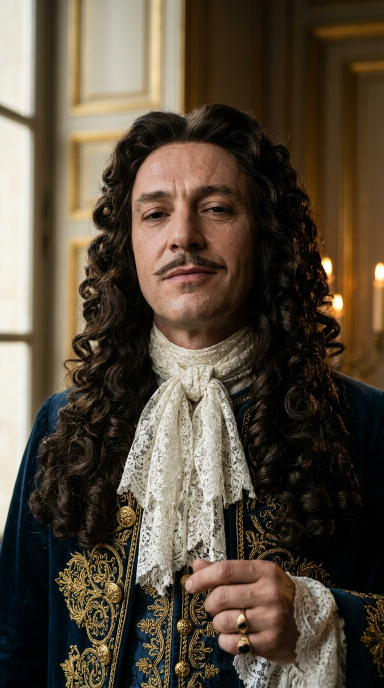
#> input picture map_shorts/history_channel/louis_card/A_face.jpg, 768 x 1376 px (shown at 1/2 size)
$ python make_card.py
#> lines starting #> are read from the running program, lines starting #| are printed output that depends on the picture
"""Character card for Louis XIV (history POV channel, brand DRAFT): our own layout, cream parchment + gold, serif display, AI mark.
Images: A_face, B_mirror, C_full_v2, D_bed (Nano Banana 2.1, 28.10.2026). Output louis_xiv_character_card.png (2400x2350)."""
from PIL import Image, ImageDraw, ImageFont

BG, INK, GOLD, BURG = (243, 234, 211), (40, 28, 22), (176, 133, 38), (110, 28, 40)
SB = "/usr/share/fonts/truetype/dejavu/DejaVuSerif-Bold.ttf"
SR = "/usr/share/fonts/truetype/liberation/LiberationSerif-Regular.ttf"
SI = "/usr/share/fonts/truetype/liberation/LiberationSerif-Italic.ttf"
SBO = "/usr/share/fonts/truetype/liberation/LiberationSerif-Bold.ttf"
F = lambda p, s: ImageFont.truetype(p, s)
W, H = 2400, 2350
im = Image.new("RGB", (W, H), BG)
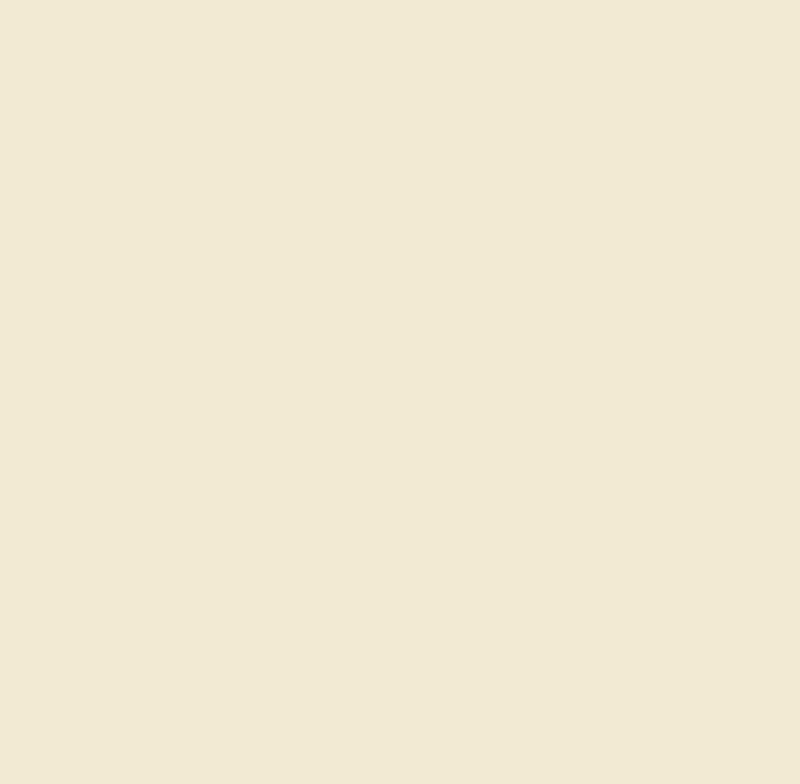
#> im: PIL image 2400x2350 RGB (shown at 1/3 size); mean R, G, B 243, 234, 211
d = ImageDraw.Draw(im)
d.rectangle([20, 20, W - 21, H - 21], outline=GOLD, width=6)
d.rectangle([36, 36, W - 37, H - 37], outline=GOLD, width=2)
d.text((90, 70), "LOUIS XIV  ·  THE SUN KING", font=F(SB, 72), fill=BURG)
d.text((92, 168), "Character card  ·  series “A Morning with Louis XIV”  ·  Versailles, c. 1685", font=F(SI, 38), fill=INK)
# AI mark
mk = "AI-GENERATED CHARACTER"; mf = F(SBO, 36); mw = int(d.textlength(mk, font=mf))
#> after `mw = int(d.textlength(mk, font=mf))`: mw = 518
d.rounded_rectangle([W - 90 - mw - 50, 78, W - 90, 148], radius=12, fill=INK)
d.text((W - 90 - mw - 25, 92), mk, font=mf, fill=BG)
# images
files = [("A_face.jpg", "FACE"), ("B_mirror.jpg", "THE MIRROR"), ("C_full_v2.jpg", "FULL · RED HEELS"), ("D_bed.jpg", "THE MORNING")]
th, gap = 880, 40
tw = int(768 * th / 1376)
x0, y0 = (W - (4 * tw + 3 * gap)) // 2, 250
for i, (f, lab) in enumerate(files):
    t = Image.open(f).convert("RGB").resize((tw, th), Image.LANCZOS)
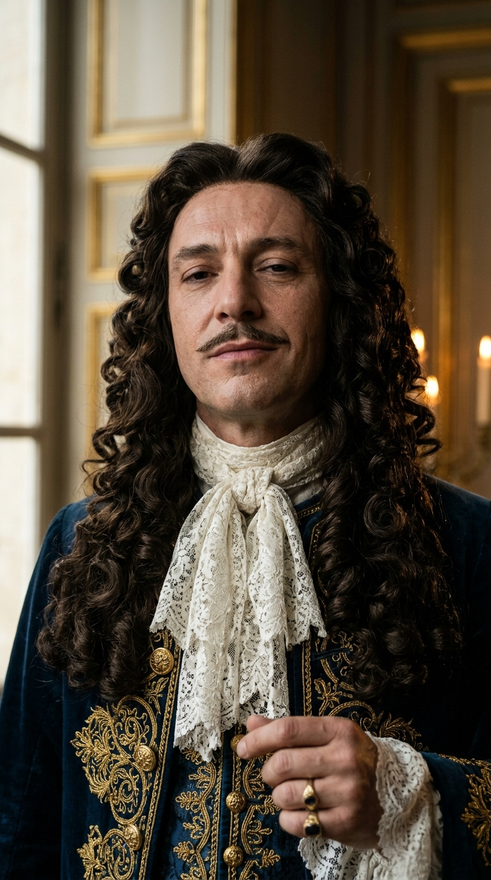
#> t: PIL image 491x880 RGB; mean R, G, B 87.1, 75.3, 60.5
    x = x0 + i * (tw + gap)
    im.paste(t, (x, y0))
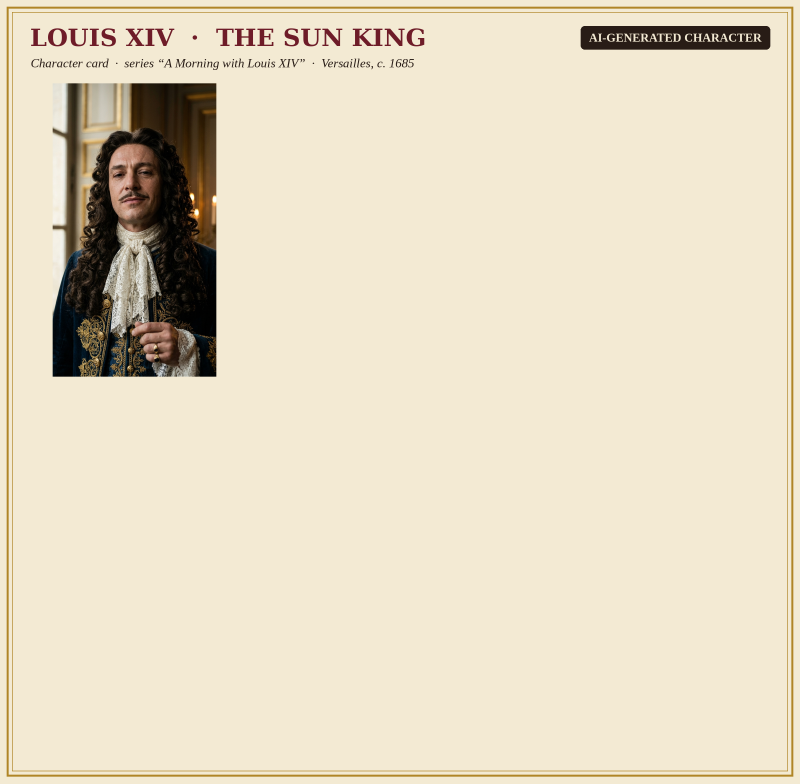
#> im: PIL image 2400x2350 RGB (shown at 1/3 size); mean R, G, B 228.2, 218.2, 195.2
    d.rectangle([x - 3, y0 - 3, x + tw + 3, y0 + th + 3], outline=GOLD, width=3)
    d.rectangle([x, y0 + th - 54, x + tw, y0 + th], fill=INK)
    d.text((x + 16, y0 + th - 46), lab, font=F(SBO, 34), fill=BG)
#> pass 2 of the loop `for i, (f, lab) in enumerate(files):`:
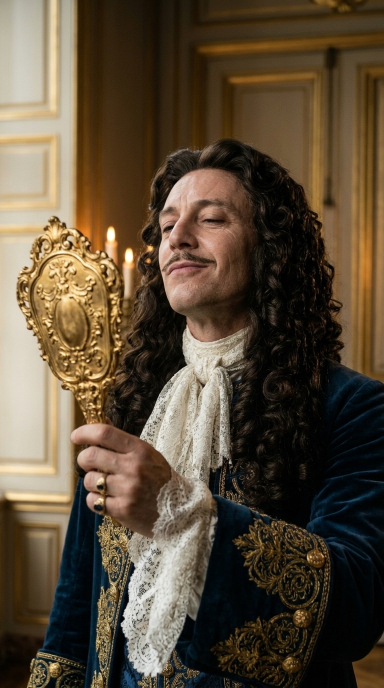
#> input picture map_shorts/history_channel/louis_card/B_mirror.jpg, 768 x 1376 px (shown at 1/2 size)
#> `t = Image.open(f).convert("RGB").resize((tw, th), Image.LANCZOS)`:
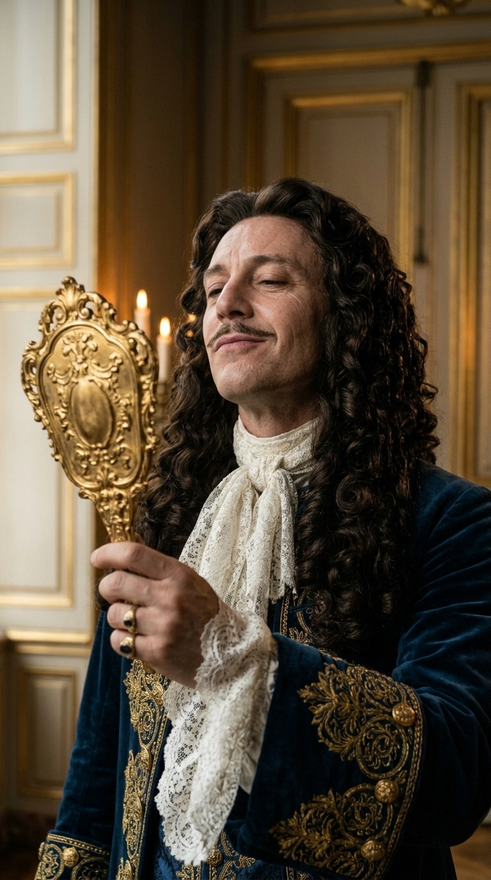
#> t: PIL image 491x880 RGB; mean R, G, B 90.3, 75.8, 56.9
#> `im.paste(t, (x, y0))`:
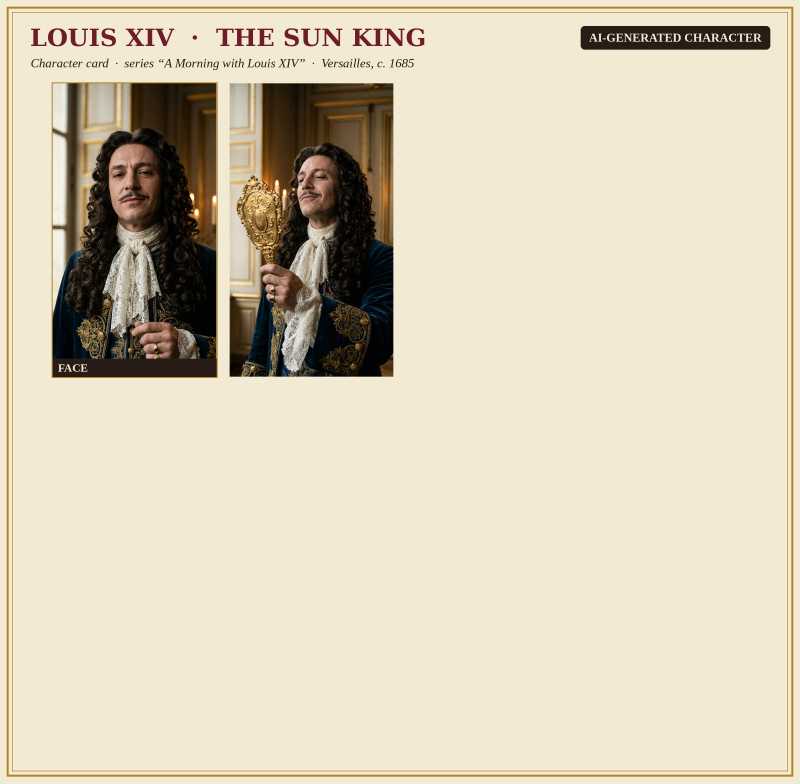
#> im: PIL image 2400x2350 RGB (shown at 1/3 size); mean R, G, B 216.3, 205.8, 183
#> pass 3 of the loop `for i, (f, lab) in enumerate(files):`:
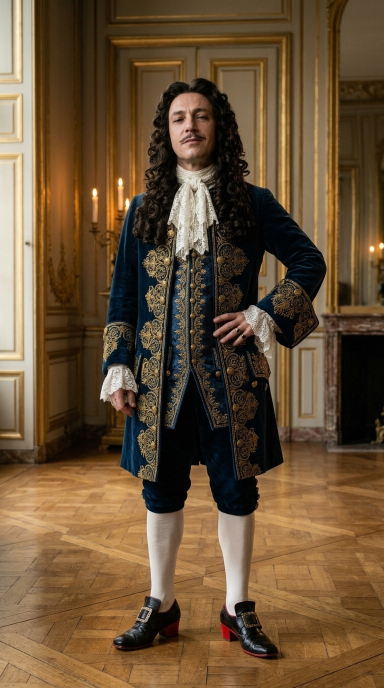
#> input picture map_shorts/history_channel/louis_card/C_full_v2.jpg, 768 x 1376 px (shown at 1/2 size)
#> `t = Image.open(f).convert("RGB").resize((tw, th), Image.LANCZOS)`:
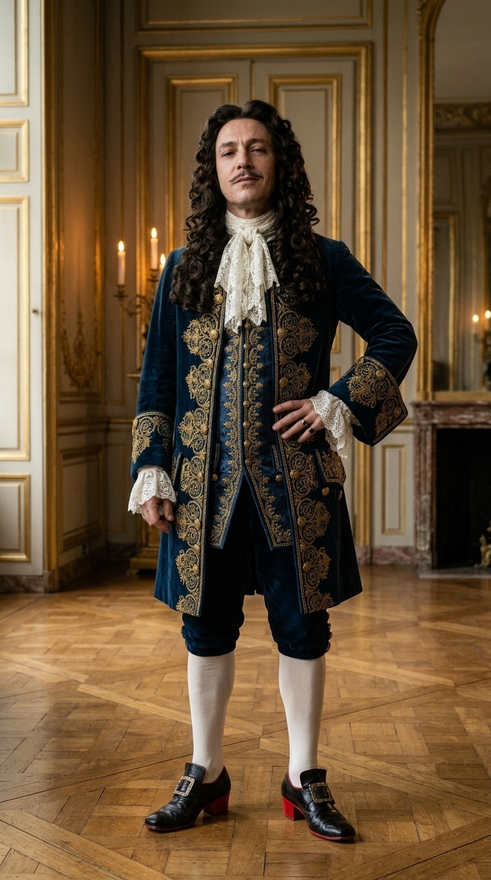
#> t: PIL image 491x880 RGB; mean R, G, B 105.1, 81.4, 54.4
#> `im.paste(t, (x, y0))`:
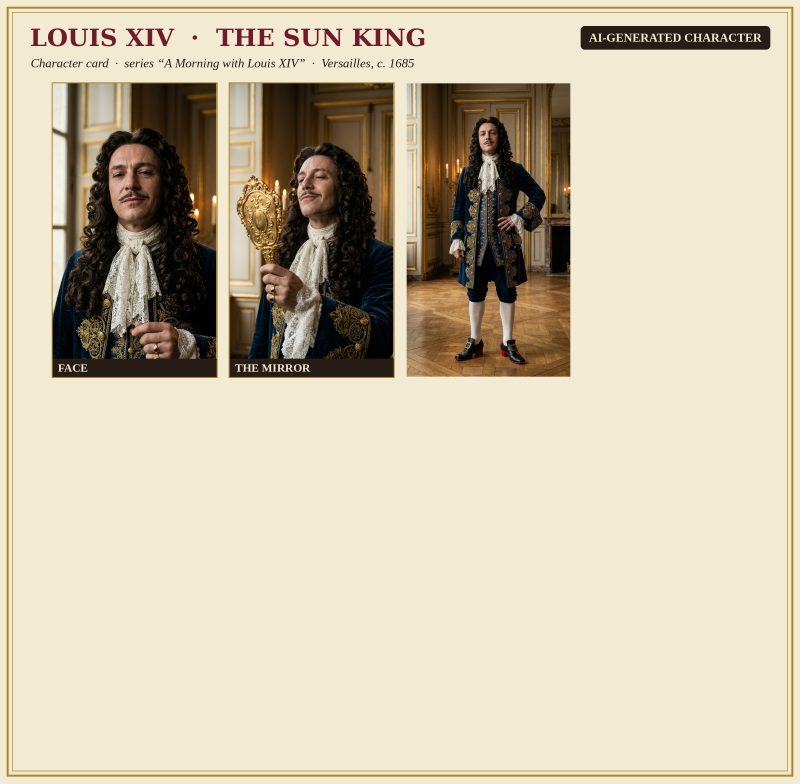
#> im: PIL image 2400x2350 RGB (shown at 1/3 size); mean R, G, B 205.7, 194, 170.7
#> the loop made 4 passes; the first 3 are shown
by = y0 + th + 60
#> by = 1190
d.line([90, by - 20, W - 90, by - 20], fill=GOLD, width=3)
colw = (W - 180 - 2 * 60) // 3
rows = [
 [("PERSONALITY", ["Obsessed with his looks.", "Vain. Self-loving. Arrogant.", "The sun does not hurry;", "the mirror does not lie."]),
  ("MANNERISMS", ["Chin lifted, a faint smirk at his own reflection.", "Checks the gilded hand mirror before every line.", "Treats the page as a lighting technician."]),
  ("CATCHPHRASES", ["“Bow. Lower. Good.”", "“Look. Do not stare.”", "“Marcel, my left side. MY left.”"])],
 [("LOOK LOCK", ["Man of about 46, heavy-lidded dark eyes, long nose,", "thin moustache, chin always lifted.", "Day: long dark curled wig, deep-blue coat with gold", "embroidery, lace cravat, white silk stockings,", "red-heeled buckled shoes, two rings.", "Morning: shorter curled wig, linen nightshirt,", "gilded hand mirror in his hand."]),
  ("FACT ANCHORS (28.10, 2 sources each)", ["Wore heels to the end of his life; Rigaud’s 1701", "state portrait shows them.", "Red heels: a court privilege of nobles, 1670s.", "Hair loss from about 1655 (age ~17): wigs.", "At 14 he danced the sun god Apollo (1653 ballet).", "Doctor and surgeon were in the room at the", "morning ritual (lever) before he got up."]),
  ("RULES", ["Comedy reconstruction in the voice of Louis XIV;", "dialogue is invented. AI visuals and voice, marked", "on screen, in the description and the platform flag.", "No gore, no jokes about illness.", "Not Elizabeth’s look: no grotesque teeth, no", "“peasants”, no thumb on the lens.", "Brand: DRAFT 0.1, awaiting the owner."])],
]
y = by
#> y = 1190
for r, row in enumerate(rows):
    for i, (t, ls) in enumerate(row):
        x = 90 + i * (colw + 60)
        d.text((x, y), t, font=F(SB, 32), fill=BURG)
        yy = y + 54
        for ln in ls:
            d.text((x, yy), ln, font=F(SR, 32), fill=INK)
            yy += 41
    y += 54 + 41 * max(len(ls) for _, ls in row) + 50
#> this loop made 2 passes
#> y on passes 1 to 2: 1458, 1849
im = im.crop((0, 0, W, min(H, y + 30)))
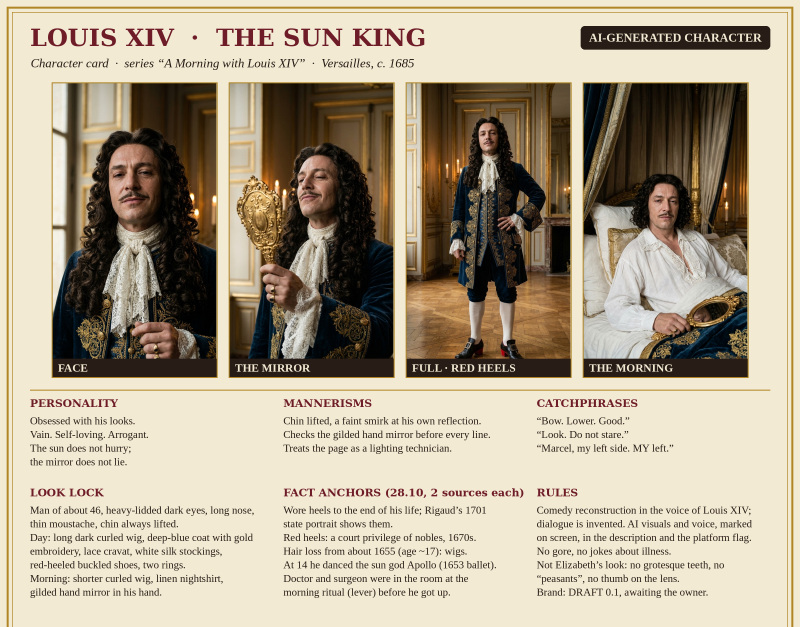
#> im: PIL image 2400x1879 RGB (shown at 1/3 size); mean R, G, B 178.7, 166, 144.3
d = ImageDraw.Draw(im)
d.rectangle([20, 20, W - 21, im.height - 21], outline=GOLD, width=6)
d.rectangle([36, 36, W - 37, im.height - 37], outline=GOLD, width=2)
im.save("louis_xiv_character_card.png")
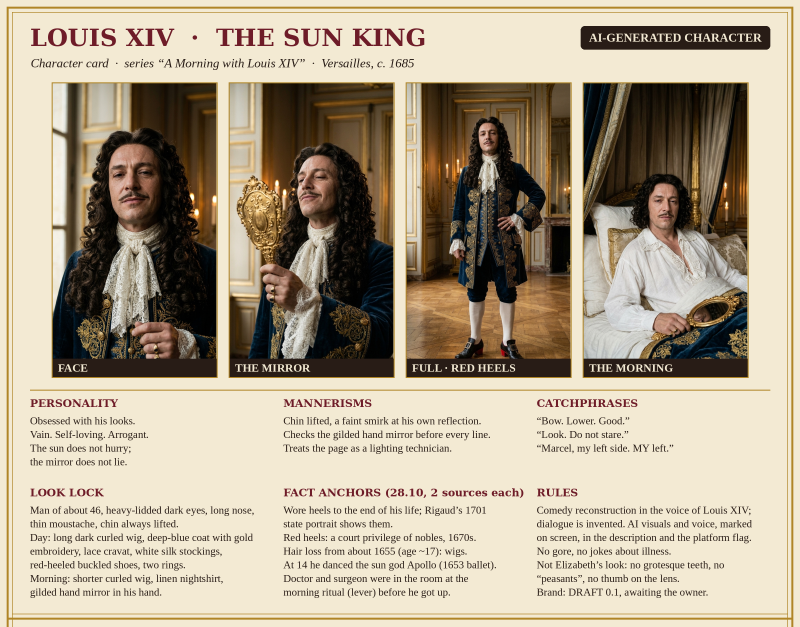
#> saved as louis_xiv_character_card.png: PIL image 2400x1879 RGB (shown at 1/3 size); mean R, G, B 178.4, 165.6, 143.6
print(im.size)
#| (2400, 1879)
